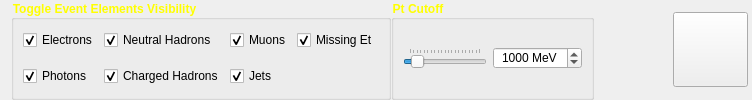
         <widget class="QFrame" name="eventWidget">
          <property name="minimumSize">
           <size>
            <width>752</width>
            <height>75</height>
           </size>
          </property>
          <property name="maximumSize">
           <size>
            <width>16777215</width>
            <height>16777215</height>
           </size>
          </property>
          <property name="styleSheet">
           <string notr="true"/>
          </property>
          <layout class="QHBoxLayout" name="horizontalLayout_10">
           <property name="spacing">
            <number>0</number>
           </property>
           <property name="topMargin">
            <number>0</number>
           </property>
           <property name="rightMargin">
            <number>4</number>
           </property>
           <property name="bottomMargin">
            <number>0</number>
           </property>
           <item>
            <widget class="QGroupBox" name="groupBox_EventElements">
             <property name="enabled">
              <bool>true</bool>
             </property>
             <property name="font">
              <font>
               <weight>75</weight>
               <bold>true</bold>
              </font>
             </property>
             <property name="styleSheet">
              <string notr="true">QGroupBox
{
color: rgb(255, 255, 0);
}</string>
             </property>
             <property name="title">
              <string>Toggle Event Elements Visibility</string>
             </property>
             <property name="flat">
              <bool>false</bool>
             </property>
             <layout class="QGridLayout" name="gridLayout">
              <property name="topMargin">
               <number>0</number>
              </property>
              <property name="bottomMargin">
               <number>0</number>
              </property>
              <item row="0" column="0">
               <widget class="QCheckBox" name="checkBox_Electrons">
                <property name="enabled">
                 <bool>true</bool>
                </property>
                <property name="text">
                 <string>Electrons</string>
                </property>
                <property name="checkable">
                 <bool>true</bool>
                </property>
                <property name="checked">
                 <bool>true</bool>
                </property>
               </widget>
              </item>
              <item row="0" column="1">
               <widget class="QCheckBox" name="checkBox_NeutralHadrons">
                <property name="enabled">
                 <bool>true</bool>
                </property>
                <property name="text">
                 <string>Neutral Hadrons</string>
                </property>
                <property name="checkable">
                 <bool>true</bool>
                </property>
                <property name="checked">
                 <bool>true</bool>
                </property>
               </widget>
              </item>
              <item row="0" column="2">
               <widget class="QCheckBox" name="checkBox_Muons">
                <property name="enabled">
                 <bool>true</bool>
                </property>
                <property name="text">
                 <string>Muons</string>
                </property>
                <property name="checkable">
                 <bool>true</bool>
                </property>
                <property name="checked">
                 <bool>true</bool>
                </property>
               </widget>
              </item>
              <item row="0" column="3">
               <widget class="QCheckBox" name="checkBox_MissingEt">
                <property name="enabled">
                 <bool>true</bool>
                </property>
                <property name="text">
                 <string>Missing Et</string>
                </property>
                <property name="checkable">
                 <bool>true</bool>
                </property>
                <property name="checked">
                 <bool>true</bool>
                </property>
               </widget>
              </item>
              <item row="1" column="1">
               <widget class="QCheckBox" name="checkBox_ChargedHadrons">
                <property name="enabled">
                 <bool>true</bool>
                </property>
                <property name="text">
                 <string>Charged Hadrons</string>
                </property>
                <property name="checkable">
                 <bool>true</bool>
                </property>
                <property name="checked">
                 <bool>true</bool>
                </property>
               </widget>
              </item>
              <item row="1" column="2" colspan="2">
               <widget class="QCheckBox" name="checkBox_Jets">
                <property name="enabled">
                 <bool>true</bool>
                </property>
                <property name="text">
                 <string>Jets</string>
                </property>
                <property name="checkable">
                 <bool>true</bool>
                </property>
                <property name="checked">
                 <bool>true</bool>
                </property>
               </widget>
              </item>
              <item row="1" column="0">
               <widget class="QCheckBox" name="checkBox_Photons">
                <property name="enabled">
                 <bool>true</bool>
                </property>
                <property name="text">
                 <string>Photons</string>
                </property>
                <property name="checkable">
                 <bool>true</bool>
                </property>
                <property name="checked">
                 <bool>true</bool>
                </property>
               </widget>
              </item>
             </layout>
            </widget>
           </item>
           <item>
            <widget class="QGroupBox" name="groupBox_PtCutoff">
             <property name="enabled">
              <bool>true</bool>
             </property>
             <property name="font">
              <font>
               <weight>75</weight>
               <bold>true</bold>
              </font>
             </property>
             <property name="styleSheet">
              <string notr="true">color: rgb(255, 255, 0);</string>
             </property>
             <property name="title">
              <string>Pt Cutoff</string>
             </property>
             <layout class="QHBoxLayout" name="horizontalLayout_9">
              <property name="topMargin">
               <number>0</number>
              </property>
              <property name="bottomMargin">
               <number>0</number>
              </property>
              <item>
               <widget class="QSlider" name="PtCutoff_Slider">
                <property name="enabled">
                 <bool>true</bool>
                </property>
                <property name="maximum">
                 <number>10000</number>
                </property>
                <property name="value">
                 <number>1000</number>
                </property>
                <property name="orientation">
                 <enum>Qt::Horizontal</enum>
                </property>
                <property name="tickPosition">
                 <enum>QSlider::TicksAbove</enum>
                </property>
                <property name="tickInterval">
                 <number>500</number>
                </property>
               </widget>
              </item>
              <item>
               <widget class="QSpinBox" name="spinBox_Pt">
                <property name="enabled">
                 <bool>true</bool>
                </property>
                <property name="styleSheet">
                 <string notr="true">color: rgb(0, 0, 0);</string>
                </property>
                <property name="alignment">
                 <set>Qt::AlignCenter</set>
                </property>
                <property name="suffix">
                 <string> MeV</string>
                </property>
                <property name="maximum">
                 <number>10000</number>
                </property>
                <property name="value">
                 <number>1000</number>
                </property>
               </widget>
              </item>
             </layout>
            </widget>
           </item>
           <item>
            <spacer name="horizontalSpacer_2">
             <property name="orientation">
              <enum>Qt::Horizontal</enum>
             </property>
             <property name="sizeHint" stdset="0">
              <size>
               <width>40</width>
               <height>20</height>
              </size>
             </property>
            </spacer>
           </item>
           <item>
            <widget class="QPushButton" name="nextEventButton">
             <property name="sizePolicy">
              <sizepolicy hsizetype="Fixed" vsizetype="Fixed">
               <horstretch>0</horstretch>
               <verstretch>0</verstretch>
              </sizepolicy>
             </property>
             <property name="minimumSize">
              <size>
               <width>75</width>
               <height>75</height>
              </size>
             </property>
             <property name="font">
              <font>
               <weight>75</weight>
               <bold>true</bold>
              </font>
             </property>
             <property name="toolTip">
              <string>Next Event</string>
             </property>
             <property name="autoFillBackground">
              <bool>false</bool>
             </property>
             <property name="styleSheet">
              <string notr="true">border-image: url(:/media/higgs_next.png);
</string>
             </property>
             <property name="text">
              <string/>
             </property>
             <property name="checkable">
              <bool>false</bool>
             </property>
             <property name="autoDefault">
              <bool>false</bool>
             </property>
             <property name="default">
              <bool>false</bool>
             </property>
             <property name="flat">
              <bool>false</bool>
             </property>
            </widget>
           </item>
          </layout>
         </widget>
